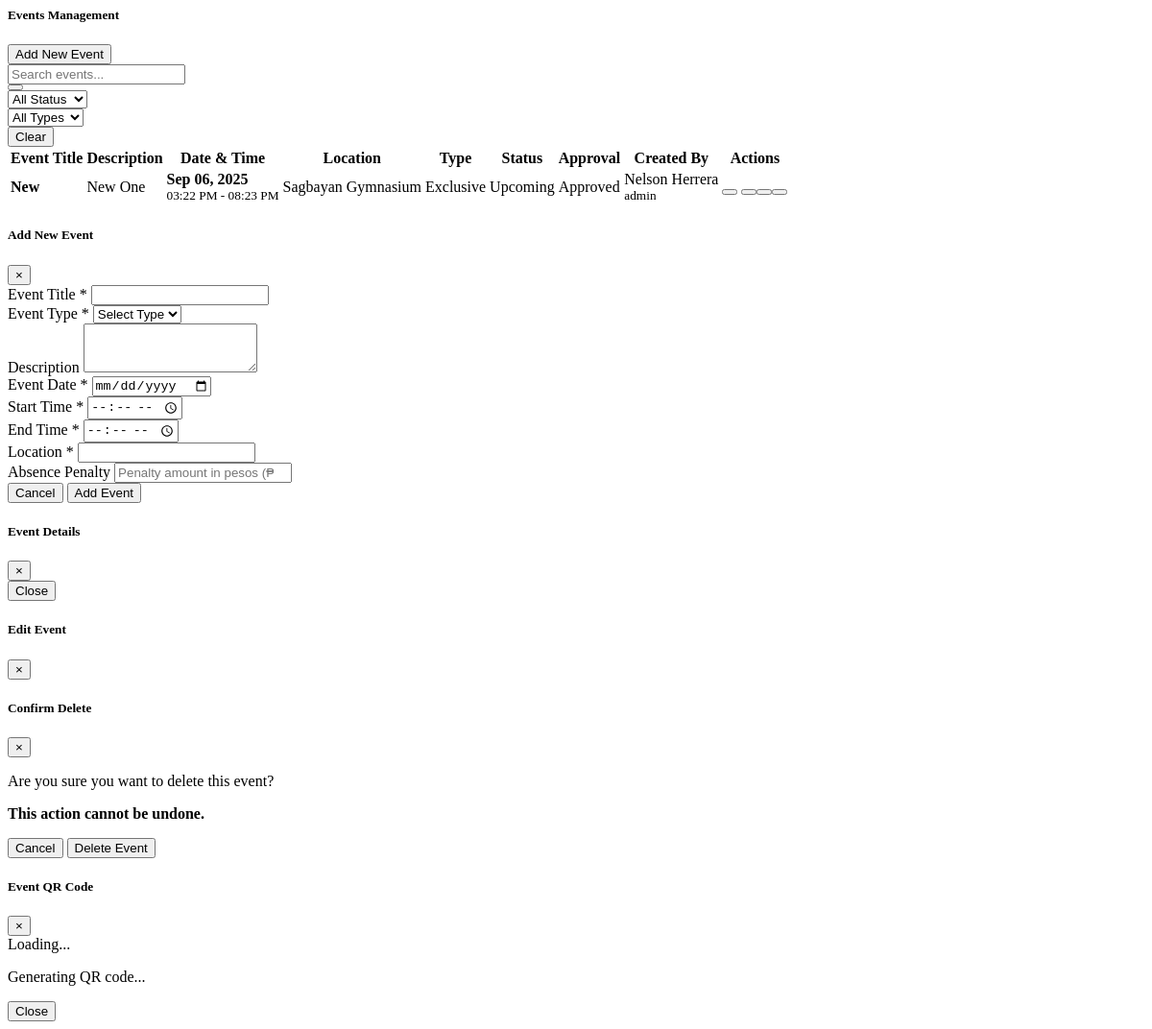
Page /includes/admin/events.php on the earlier database version.
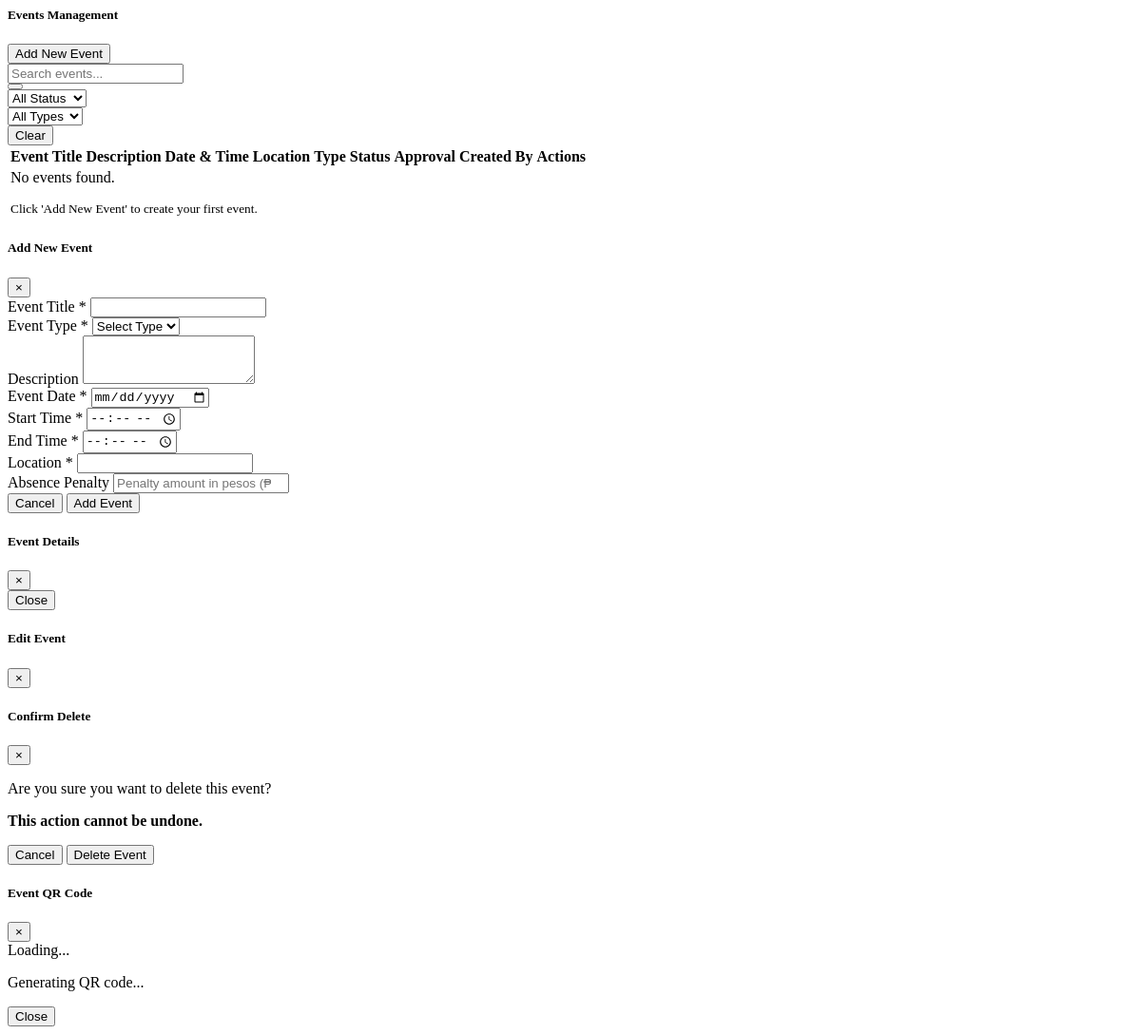
Same page on the later database version.
### tables this page shows
CREATE TABLE `events` (
  `event_id` int(11) NOT NULL,
  `title` varchar(255) NOT NULL,
  `event_description` text DEFAULT NULL,
  `event_date` date NOT NULL,
  `start_time` time NOT NULL,
  `end_time` time NOT NULL,
  `location` varchar(255) NOT NULL,
  `event_type` enum('Open','Exclusive') DEFAULT 'Open',
  `event_status` enum('Upcoming','Ongoing','Finished') NOT NULL DEFAULT 'Upcoming',
  `created_at` timestamp NOT NULL DEFAULT current_timestamp(),
  `created_by` int(11) NOT NULL,
  `creator_role` varchar(20) NOT NULL,
  `updated_by` int(11) DEFAULT NULL,
  `updated_at` timestamp NOT NULL DEFAULT current_timestamp() ON UPDATE current_timestamp(),
  `abs_penalty` int(11) NOT NULL DEFAULT 0,
  `approval_status` enum('Pending','Approved','Rejected') NOT NULL DEFAULT 'Pending'
);

CREATE TABLE `users` (
  `user_id` int(11) NOT NULL,
  `email` varchar(255) NOT NULL,
  `password` varchar(255) NOT NULL,
  `role` enum('admin','student','teacher','sslg') DEFAULT NULL,
  `profile_photo` varchar(255) DEFAULT NULL,
  `created_at` timestamp NULL DEFAULT current_timestamp(),
  `updated_at` timestamp NULL DEFAULT current_timestamp() ON UPDATE current_timestamp(),
  `status` enum('Pending','Approved','Rejected') NOT NULL DEFAULT 'Pending',
  `code` int(11) NOT NULL,
  `verification_status` enum('notverified','verified') NOT NULL,
  `firstname` varchar(50) NOT NULL,
  `lastname` varchar(50) NOT NULL,
  `gender` enum('Male','Female') NOT NULL,
  `updated_by` int(11) DEFAULT NULL,
  `account_status` enum('active','deactivated') DEFAULT 'active'
);

### utils/date_utils.php (called while the page is built, shortened)
<?php
function formatDisplayTime($time) {
    return date('h:i A', strtotime($time));
}
function formatEventDate($date) {
    return date('M d, Y', strtotime($date));
}
?>

### includes/admin/eventsTBL.php (the view, shortened to what the rows shown need)
<?php
require_once __DIR__ . "/../../utils/index.php";
$con = getDatabaseConnection();
$records_per_page = 10;
$page = isset($_GET['page']) ? max(1, (int)$_GET['page']) : 1;
$offset = ($page - 1) * $records_per_page;
$total_query = "SELECT COUNT(*) as total FROM events";
$total_result = mysqli_query($con, $total_query);
$total_row = mysqli_fetch_assoc($total_result);
$total_records = $total_row['total'];
if ($total_records > 0) {
    $query = "SELECT e.*,
              CONCAT(u.firstname, ' ', u.lastname) as creator_name,
              u.role as creator_role
              FROM events e
              LEFT JOIN users u ON e.created_by = u.user_id
              ORDER BY e.created_at DESC
              LIMIT ?, ?";
    $stmt = $con->prepare($query);
    $stmt->bind_param("ii", $offset, $records_per_page);
    $stmt->execute();
    $result = $stmt->get_result();
} else {
    $result = null;
}
?>
<div class="card mt-4 shadow-sm">
    <div class="card-body">
        <div class="table-responsive">
            <table class="table table-hover" id="eventsTable">
                <thead class="thead-light">
                    <tr>
                        <th>Event Title</th>
                        <th>Description</th>
                        <th>Date & Time</th>
                        <th>Location</th>
                        <th>Type</th>
                        <th>Status</th>
                        <th>Approval</th>
                        <th>Created By</th>
                        <th>Actions</th>
                    </tr>
                </thead>
                <tbody>
                    <?php
                    if ($total_records > 0 && $result && mysqli_num_rows($result) > 0) {
                        while ($row = mysqli_fetch_assoc($result)) {
                            $event_id = $row['event_id'];
                            $title = htmlspecialchars($row['title']);
                            $description = htmlspecialchars($row['event_description']);
                            $event_date = formatEventDate($row['event_date']);
                            $start_time = formatDisplayTime($row['start_time']);
                            $end_time = formatDisplayTime($row['end_time']);
                            $location = htmlspecialchars($row['location']);
                            $event_type = htmlspecialchars($row['event_type']);
                            $status = htmlspecialchars($row['event_status']);
                            $creator_name = htmlspecialchars($row['creator_name'] ?? 'Unknown');
                            $creator_role = htmlspecialchars($row['creator_role'] ?? 'Unknown');
                            $status_badge = '';
                            switch($status) {
                                case 'Upcoming':
                                    $status_badge = 'badge-warning';
                                    break;
                            }
                            $type_badge = ($event_type == 'Exclusive') ? 'badge-danger' : 'badge-primary';
                            $approval_status = $row['approval_status'] ?? 'Pending';
                            $approval_badge = '';
                            switch($approval_status) {
                                case 'Approved':
                                    $approval_badge = 'badge-success';
                                    break;
                            }
                            echo "<tr data-event-id='$event_id'>
                                <td><strong>$title</strong></td>
                                <td>" . (strlen($description) > 50 ? substr($description, 0, 50) . '...' : $description) . "</td>
                                <td>
                                    <div><strong>$event_date</strong></div>
                                    <small class='text-muted'>$start_time - $end_time</small>
                                </td>
                                <td>$location</td>
                                <td><span class='badge $type_badge'>$event_type</span></td>
                                <td><span class='badge $status_badge'>$status</span></td>
                                <td><span class='badge $approval_badge'>$approval_status</span></td>
                                <td>
                                    <div>$creator_name</div>
                                    <small class='text-muted'>$creator_role</small>
                                </td>
                                <td>
                                    <div class='btn-group' role='group'>
                                        <button type='button' class='btn btn-info btn-sm view-event-btn'
                                                data-toggle='modal' data-target='#viewEventModal'
                                                data-event-id='$event_id' title='View Details'>
                                            <i class='bx bx-show'></i>
                                        </button>
                                        <button type='button' class='btn btn-warning btn-sm edit-event-btn'
                                                data-toggle='modal' data-target='#editEventModal'
                                                data-event-id='$event_id' title='Edit Event'>
                                            <i class='bx bx-edit'></i>
                                        </button>";
                                        if ($approval_status === 'Approved' && $status !== 'Finished') {
                                            echo "<button type='button' class='btn btn-success btn-sm generate-qr-btn'
                                                    data-toggle='modal' data-target='#eventQRCodeModal'
                                                    data-event-id='$event_id' title='Generate QR Code'>
                                                    <i class='bx bx-qr-scan'></i>
                                                </button>";
                                        }
                                        echo "<button type='button' class='btn btn-danger btn-sm delete-event-btn'
                                                data-event-id='$event_id' title='Delete Event'>
                                                <i class='bx bx-trash'></i>
                                            </button>
                                    </div>
                                </td>
                            </tr>";
                        }
                    }
                    ?>
                </tbody>
            </table>
        </div>
    </div>
</div>

Differences in the rows shown:
removed events: title "New", event_description "New One", event_date "Sep 06, 2025", start_time "03:22 PM", end_time "08:23 PM", location "Sagbayan Gymnasium", event_type "Exclusive", event_status "Upcoming", approval_status "Approved", creator_name "Nelson Herrera", users.role "admin"
Other differences:
text now shown: "No events found. Click 'Add New Event' to create your first event."
